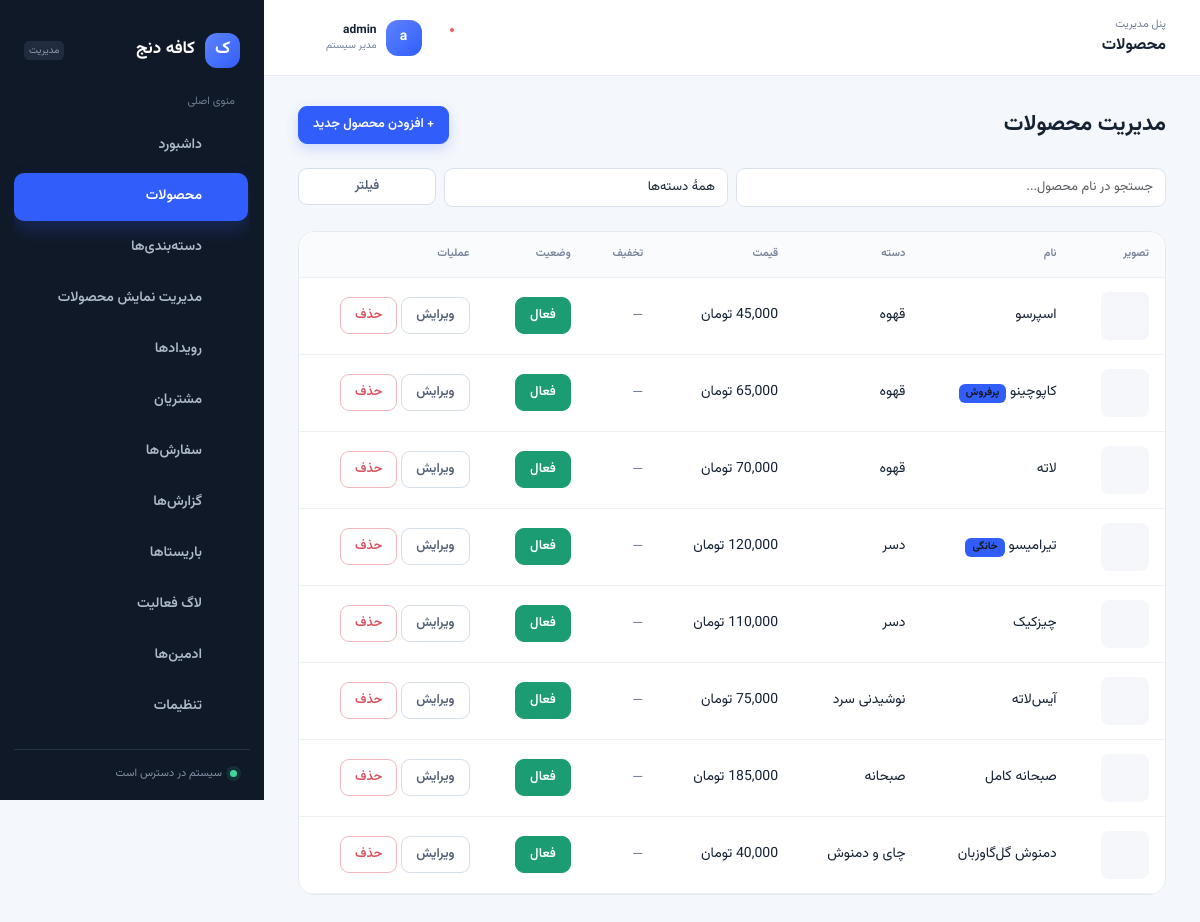
Page /admin/products (signed in) on the committed database.
### tables this page shows
CREATE TABLE IF NOT EXISTS `products` (
  `id`          INT UNSIGNED AUTO_INCREMENT PRIMARY KEY,
  `category_id` INT UNSIGNED NOT NULL,
  `name`        VARCHAR(150) NOT NULL,
  `description` VARCHAR(500) DEFAULT NULL,
  `price`       DECIMAL(10,0) UNSIGNED NOT NULL,    
  `image`       VARCHAR(255) DEFAULT NULL,           
  `badge`       VARCHAR(50)  DEFAULT NULL,            
  `status`      ENUM('active','inactive') NOT NULL DEFAULT 'active',
  `discount_enabled`   TINYINT(1) NOT NULL DEFAULT 0,
  `discount_type`      ENUM('percentage','fixed') NULL DEFAULT NULL,
  `discount_value`     DECIMAL(10,2) NULL DEFAULT NULL,
  `discount_starts_at` DATE NULL DEFAULT NULL,
  `discount_ends_at`   DATE NULL DEFAULT NULL,
  `sort_order`  SMALLINT UNSIGNED NOT NULL DEFAULT 0,
  `created_at`  TIMESTAMP NOT NULL DEFAULT CURRENT_TIMESTAMP,
  `updated_at`  TIMESTAMP NOT NULL DEFAULT CURRENT_TIMESTAMP ON UPDATE CURRENT_TIMESTAMP,
  KEY `idx_products_category` (`category_id`),
  KEY `idx_products_status` (`status`),
  CONSTRAINT `fk_products_category`
    FOREIGN KEY (`category_id`) REFERENCES `categories`(`id`)
    ON DELETE CASCADE ON UPDATE CASCADE
);

CREATE TABLE IF NOT EXISTS `categories` (
  `id`         INT UNSIGNED AUTO_INCREMENT PRIMARY KEY,
  `name`       VARCHAR(100) NOT NULL,
  `slug`       VARCHAR(100) NOT NULL,            
  `sort_order` SMALLINT UNSIGNED NOT NULL DEFAULT 0,   
  `created_at` TIMESTAMP NOT NULL DEFAULT CURRENT_TIMESTAMP,
  UNIQUE KEY `uq_categories_slug` (`slug`)
);

### classes/Product.php (called while the page is built, shortened)
<?php
class Product
{
    public static function all(array $filters = []): array
    {
        $pdo = Database::getConnection();
        $sql    = 'SELECT p.*, c.name AS category_name
                    FROM products p
                    JOIN categories c ON c.id = p.category_id
                    WHERE 1 = 1';
        $params = [];
        $sql .= ' ORDER BY c.sort_order ASC, p.sort_order ASC, p.id ASC';
        $stmt = $pdo->prepare($sql);
        $stmt->execute($params);
        return $stmt->fetchAll();
    }
    public static function calculateDiscount(array $product): array
    {
        $original = (float) $product['price'];
        $result = [
            'has_discount' => false,
            'original'     => $original,
            'final'        => $original,
            'percent'      => 0,
        ];
        if (empty($product['discount_enabled']) || empty($product['discount_type']) || empty($product['discount_value'])) {
            return $result;
        }
        $final = max(0, round($final));
        $result['has_discount'] = true;
        $result['final']        = $final;
        $result['percent']      = $original > 0 ? (int) round((($original - $final) / $original) * 100) : 0;
        return $result;
    }
}

### public_html/admin/products.php (the view, shortened to what this page needs)
<?php
require_once __DIR__ . '/../../classes/Product.php';
require_once __DIR__ . '/../../classes/Category.php';
$search     = trim((string) ($_GET['search'] ?? ''));
$categoryId = (int) ($_GET['category_id'] ?? 0);
$products   = Product::all([
    'search'      => $search,
    'category_id' => $categoryId ?: null,
]);
require __DIR__ . '/../../includes/admin-header.php';
?>
<div class="d-flex justify-content-between align-items-center flex-wrap gap-2 mb-4">
  <h4 class="mb-0" style="color:var(--gold-soft);">مدیریت محصولات</h4>
  <a href="add-product" class="btn btn-gold btn-sm">+ افزودن محصول جدید</a>
</div>
<form method="GET" class="row g-2 mb-4">
  <div class="col-12 col-md-6">
    <input type="text" name="search" class="form-control" placeholder="جستجو در نام محصول..."
           value="<?= htmlspecialchars($search, ENT_QUOTES, 'UTF-8') ?>">
  </div>
  <div class="col-8 col-md-4">
    <select name="category_id" class="form-select">
      <option value="0">همهٔ دسته‌ها</option>
    </select>
  </div>
  <div class="col-4 col-md-2">
    <button type="submit" class="btn btn-outline-light w-100" style="border-color:var(--line); color:var(--ivory);">فیلتر</button>
  </div>
</form>
<div class="table-responsive">
  <table class="table align-middle">
    <thead>
      <tr>
        <th>تصویر</th>
        <th>نام</th>
        <th>دسته</th>
        <th>قیمت</th>
        <th>تخفیف</th>
        <th>وضعیت</th>
        <th>عملیات</th>
      </tr>
    </thead>
    <tbody>
      <?php foreach ($products as $product): ?>
        <?php $discountInfo = Product::calculateDiscount($product); ?>
        <tr>
          <td>
            <?php if ($product['image']): ?>
              <img src="<?= UPLOAD_DIR_URL . '/' . htmlspecialchars($product['image'], ENT_QUOTES, 'UTF-8') ?>"
                   alt="" width="48" height="48" style="object-fit:cover; border-radius:8px;">
            <?php else: ?>
              <div style="width:48px;height:48px;border-radius:8px;background:var(--surface-2);"></div>
            <?php endif; ?>
          </td>
          <td>
            <?= htmlspecialchars($product['name'], ENT_QUOTES, 'UTF-8') ?>
            <?php if ($product['badge']): ?>
              <span class="badge" style="background:var(--gold); color:#17130D;"><?= htmlspecialchars($product['badge'], ENT_QUOTES, 'UTF-8') ?></span>
            <?php endif; ?>
          </td>
          <td style="color:var(--muted);"><?= htmlspecialchars($product['category_name'], ENT_QUOTES, 'UTF-8') ?></td>
          <td>
            <?php if ($discountInfo['has_discount']): ?>
              <div style="font-size:12px; text-decoration:line-through; color:var(--muted);"><?= number_format((float) $product['price']) ?> تومان</div>
              <div style="font-weight:700; color:var(--gold-soft);"><?= number_format((float) $discountInfo['final']) ?> تومان</div>
            <?php else: ?>
              <?= number_format((float) $product['price']) ?> تومان
            <?php endif; ?>
          </td>
          <td>
            <?php if ($discountInfo['has_discount']): ?>
              <span class="badge" style="background:#ef4444; color:#fff; font-size:12px;">
                <?= (int) $discountInfo['percent'] ?>٪ تخفیف
              </span>
            <?php elseif (!empty($product['discount_enabled'])): ?>
              <span class="badge bg-secondary" style="font-size:11px;" title="تخفیف خارج از بازه زمانی تعریف شده است">
                غیرفعال (بازه تاریخ)
              </span>
            <?php else: ?>
              <span style="color:var(--muted);">—</span>
            <?php endif; ?>
          </td>
          <td>
            <form method="POST" class="d-inline">
              <button type="submit" class="btn btn-sm <?= $product['status'] === 'active' ? 'btn-success' : 'btn-secondary' ?>">
                <?= $product['status'] === 'active' ? 'فعال' : 'غیرفعال' ?>
              </button>
            </form>
          </td>
          <td>
            <a href="edit-product?id=<?= $product['id'] ?>" class="btn btn-sm btn-outline-light" style="border-color:var(--line); color:var(--ivory);">ویرایش</a>
            <form method="POST" class="d-inline" onsubmit="return confirm('از حذف این محصول مطمئن هستید؟');">
              <button type="submit" class="btn btn-sm btn-outline-danger">حذف</button>
            </form>
          </td>
        </tr>
      <?php endforeach; ?>
    </tbody>
  </table>
</div>
<?php require __DIR__ . '/../../includes/admin-footer.php'; ?>

### public_html/assets/css/admin.css (style rules this page uses)
:root { --ink:#152234;--ink-muted:#718096;--canvas:#f4f7fb;--surface:#fff;--line:#e5eaf2;--primary:#315efb;--primary-dark:#2449ca;--primary-soft:#edf1ff;--green:#1b9c72;--green-soft:#e8f8f1;--red:#d9525e;--red-soft:#fff0f1;--shadow:0 12px 35px rgba(25,45,80,.08);--sidebar:264px;--radius:16px }
* { box-sizing:border-box }
.admin-body { margin:0;background:var(--canvas);color:var(--ink);font-family:Vazirmatn,Tahoma,sans-serif;font-size:14px;min-width:320px }
.admin-main h4 { font-size:22px!important;font-weight:700 }
.btn { border-radius:9px;padding:8px 14px;font-size:13px;font-weight:600;transition:transform .15s,box-shadow .18s,background .18s!important }
.btn-gold { background:var(--primary)!important;border-color:var(--primary)!important;color:#fff!important;box-shadow:0 5px 13px rgba(49,94,251,.2) }
.btn-outline-light { border-color:#d6deea!important;color:#526075!important;background:#fff!important }
.btn-success { background:var(--green)!important;border-color:var(--green)!important }
.btn-outline-danger { color:var(--red)!important;border-color:#f0b8bd!important }
.form-control,.form-select { border:1px solid #dbe2ec!important;border-radius:9px!important;padding:9px 12px!important;background:#fff!important;color:var(--ink)!important;font-size:13px }
.table-responsive { border:1px solid var(--line);border-radius:var(--radius);background:#fff }
.table { margin:0;color:var(--ink)!important }
.table>:not(caption)>*>* { padding:14px 16px!important;border-bottom-color:#edf0f5!important;background:transparent!important;color:inherit!important }
.table thead th { font-size:11px;color:#758197!important;background:#fafbfd!important;font-weight:600;white-space:nowrap }
.table tbody tr { transition:background .16s }
.badge { border-radius:6px!important;padding:4px 7px!important;font-weight:600 }
:root { --gold:var(--primary);--gold-soft:var(--ink);--ivory:var(--ink);--muted:var(--ink-muted);--bg:var(--canvas);--surface-2:#f5f7fb }

### rows in the picture
products: name "اسپرسو", category.name "قهوه", price "45,000", status "فعال"
products: name "کاپوچینو", badge "پرفروش", category.name "قهوه", status "فعال"
products: name "لاته", category.name "قهوه", price "70,000", status "فعال"
products: name "تیرامیسو", badge "خانگی", category.name "دسر", status "فعال"
products: name "چیزکیک", category.name "دسر", status "فعال"
products: name "آیس‌لاته", category.name "نوشیدنی سرد", price "75,000", status "فعال"
products: name "صبحانه کامل", category.name "صبحانه", status "فعال"
products: name "دمنوش گل‌گاوزبان", category.name "چای و دمنوش", price "40,000", status "فعال"

### other values in the picture
$item['label'] "داشبورد"
$item['label'] "محصولات"
$item['label'] "دسته‌بندی‌ها"
$item['label'] "مدیریت نمایش محصولات"
$item['label'] "رویدادها"
$item['label'] "مشتریان"
$item['label'] "سفارش‌ها"
$item['label'] "گزارش‌ها"
$item['label'] "باریستاها"
$item['label'] "لاگ فعالیت"
$item['label'] "ادمین‌ها"
$item['label'] "تنظیمات"
$pageTitle "محصولات"
Auth::username() "admin"
